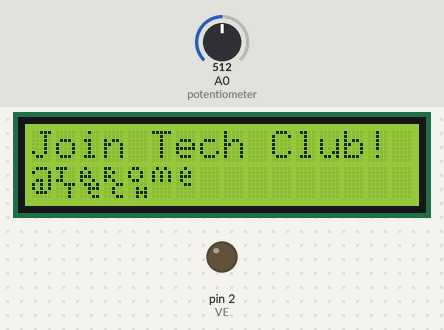
Simulated run of this sketch. Board: Arduino Uno, built with avr-gcc and run on an emulated ATmega328P. On the bench: 16×2 character LCD, output pins drawn as LEDs (lit = HIGH). Inputs (shaded band) come from the test bench; at power-on: A0 (potentiometer) = 512.

Above: at 1.2 s.
1.3 s: A0 (potentiometer) set to 570
2.8 s: A0 (potentiometer) set to 596
At 3.2 s:
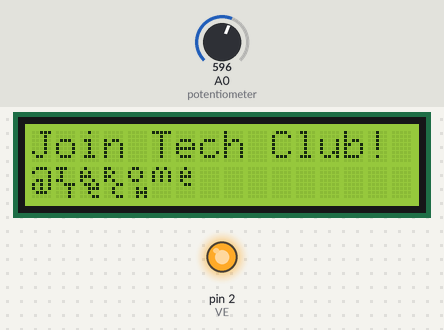
4.3 s: A0 (potentiometer) set to 511
At 5.0 s:
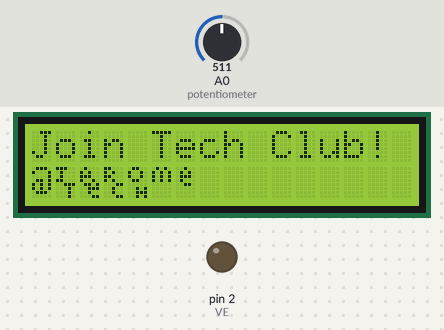
5.8 s: A0 (potentiometer) set to 716
At 6.2 s:
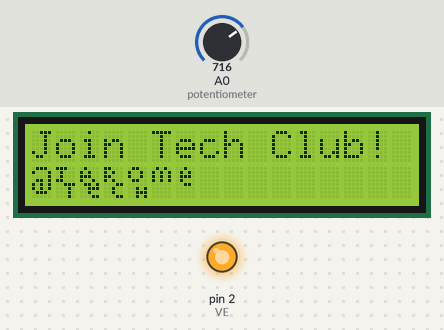
Timing chart, 0 to 8.3 s (numbered marks = the images above; inputs shaded):
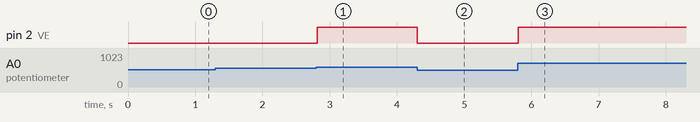

The sketch:

lcdDemo.ino
```cpp
#include <LiquidCrystal.h>

// Custom character definitions
byte jtChar[8] = { 0b11100,0b01000,0b01000,0b11000,0b00111,0b00010,0b00010,0b00010 };
byte eeChar[8] = { 0b01000,0b10100,0b11100,0b10010,0b01101,0b00111,0b00100,0b00011 };
byte rcChar[8] = { 0b11000,0b10100,0b11000,0b10100,0b00011,0b00100,0b00100,0b00011 };
byte ohChar[8] = { 0b01100,0b10010,0b10010,0b01100,0b00000,0b00101,0b00111,0b00101 };
byte mChar[8]  = { 0b01010,0b10101,0b10101,0b10101,0b00000,0b00000,0b00000,0b00000 };
byte eChar[8]  = { 0b00100,0b01010,0b01110,0b01000,0b00110,0b00000,0b00000,0b00000 };

// Potentiometer pin number
int potentiometer = 14;

// Pins for LCD module control
int VE = 2;
int rs = 3;
int rw = 4;
int enable = 5;
int d0 =  6; int d1 =  7; int d2 =  8; int d3 =  9;
int d4 = 10; int d5 = 11; int d6 = 12; int d7 = 13;

// Create LiquidCrystal object for managing LCD
LiquidCrystal lcd(rs, rw, enable, d0, d1, d2, d3, d4, d5, d6, d7);

void setup() {
  // Data out through contrast pin
  pinMode(VE, OUTPUT);
  // Data in from potentiometer pin
  pinMode(potentiometer, INPUT);

  // Start LCD and add custom characters
  lcd.begin(16,2);
  lcd.createChar(0, jtChar);
  lcd.createChar(1, eeChar);
  lcd.createChar(2, rcChar);
  lcd.createChar(3, ohChar);
  lcd.createChar(4, mChar);
  lcd.createChar(5, eChar);

  // Print "Join Tech Club!" starting from top-left corner
  lcd.setCursor(0, 0);
  lcd.print("Join Tech Club!");

  // Print @JEROMETECH starting from bottom-left corner using custom characters
  lcd.setCursor(0, 1);
  lcd.print("@");
  lcd.write(byte(0));
  lcd.write(byte(1));
  lcd.write(byte(2));
  lcd.write(byte(3));
  lcd.write(byte(4));
  lcd.write(byte(5));

  // Start serial and set timeout to 2 ms so that the potentiometer is responsive while giving time for new bytes to be sent
  Serial.begin(9600);
  Serial.setTimeout(2);
}


int contrast = 30;
bool useSerialNumbers = false; // Tracks whether contrast should be set by serial input or potentiometer

void loop() {
  // Reset temp and check for input
  int temp = 0;
  temp = Serial.parseInt();

  // If temp is a positive number, set contrast to temp
  if(temp > 0)
  {
    contrast = temp;
    useSerialNumbers = true;
  }
  // If temp is -1, go back to using potentiometer for contrast
  else if(useSerialNumbers && temp == -1)
    useSerialNumbers = false;
  // If temp is -2, set first line to user input
  else if(temp == -2)
  {
    // Clear first line
    lcd.setCursor(0,0);
    lcd.print("                ");

    // Wait for input and show rolling dots
    int dotCount = 0;
    while(Serial.available() == 0)
    {
      dotCount++;
      // After 3 dots, clear line
      if(dotCount == 3)
      {
        dotCount = 0;
        lcd.setCursor(0,0);
        lcd.print("   ");
        lcd.setCursor(0,0);
      }

      // Print dot and wait 1 second
      lcd.print(".");
      delay(1000);
    }

    // Print input, if any
    lcd.setCursor(0,0);
    lcd.print(Serial.readStringUntil('\n'));
  }

  // Get potentiometer's value
  int potVal = analogRead(potentiometer) * 0.22;
  // Write relevant contrast value to contrast pin
  analogWrite(VE, useSerialNumbers ? contrast : potVal);

  delay(1);
}
```

Measured:
- the behaviour switches between 581 and 582 on A0 (potentiometer) (found by bisection; images 0 and 1)
- after the input at 1.3 s, every drawn part: stays the same
- after the input at 2.8 s, pin 2 (VE): LOW → HIGH at once
- after the input at 4.3 s, pin 2 (VE): HIGH → LOW at once
- after the input at 5.8 s, pin 2 (VE): LOW → HIGH at once
